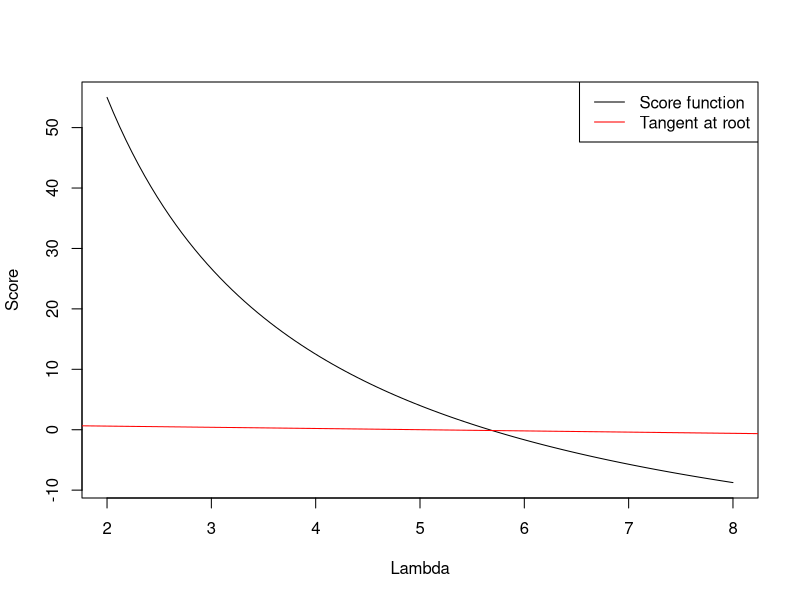
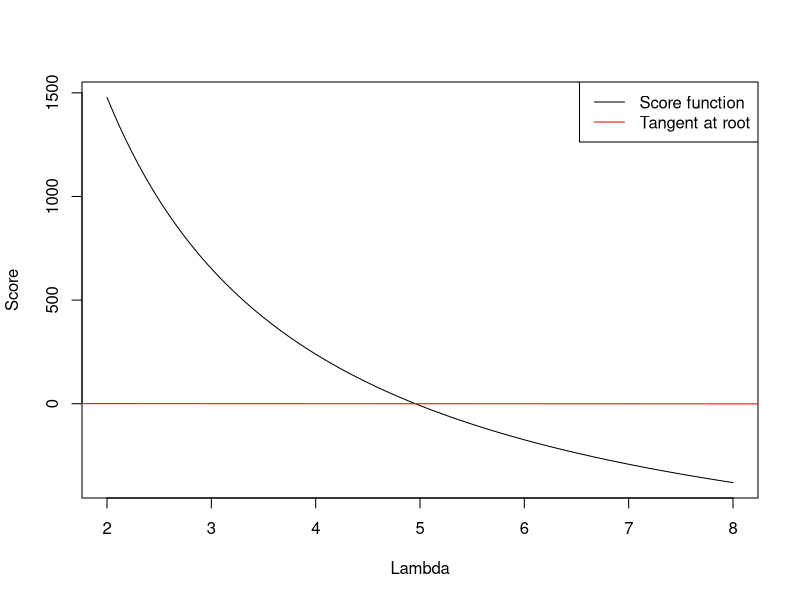

The R source for these figures, in order:
set.seed(123)
n <- 30
x <- rpois(n, 5)
xhat <- mean(x)

score <- function(lambda) {-n+sum(x)/lambda}
curve(score, from=2, to =8, xlab='Lambda', ylab='Score')
abline(a=1, b=-0.2, col='red')
legend('topright', lty=1, col=c('black', 'red'), c('Score function', 'Tangent at root'))

n/xhat ## expected information

n <- 1000
x <- rpois(n, 5)
xhat <- mean(x)

score <- function(lambda) {-n+sum(x)/lambda}
curve(score, from=2, to =8, xlab='Lambda', ylab='Score')
abline(a=1, b=-0.2, col='red')
legend('topright', lty=1, col=c('black', 'red'), c('Score function', 'Tangent at root'))

n/xhat ## expected information
